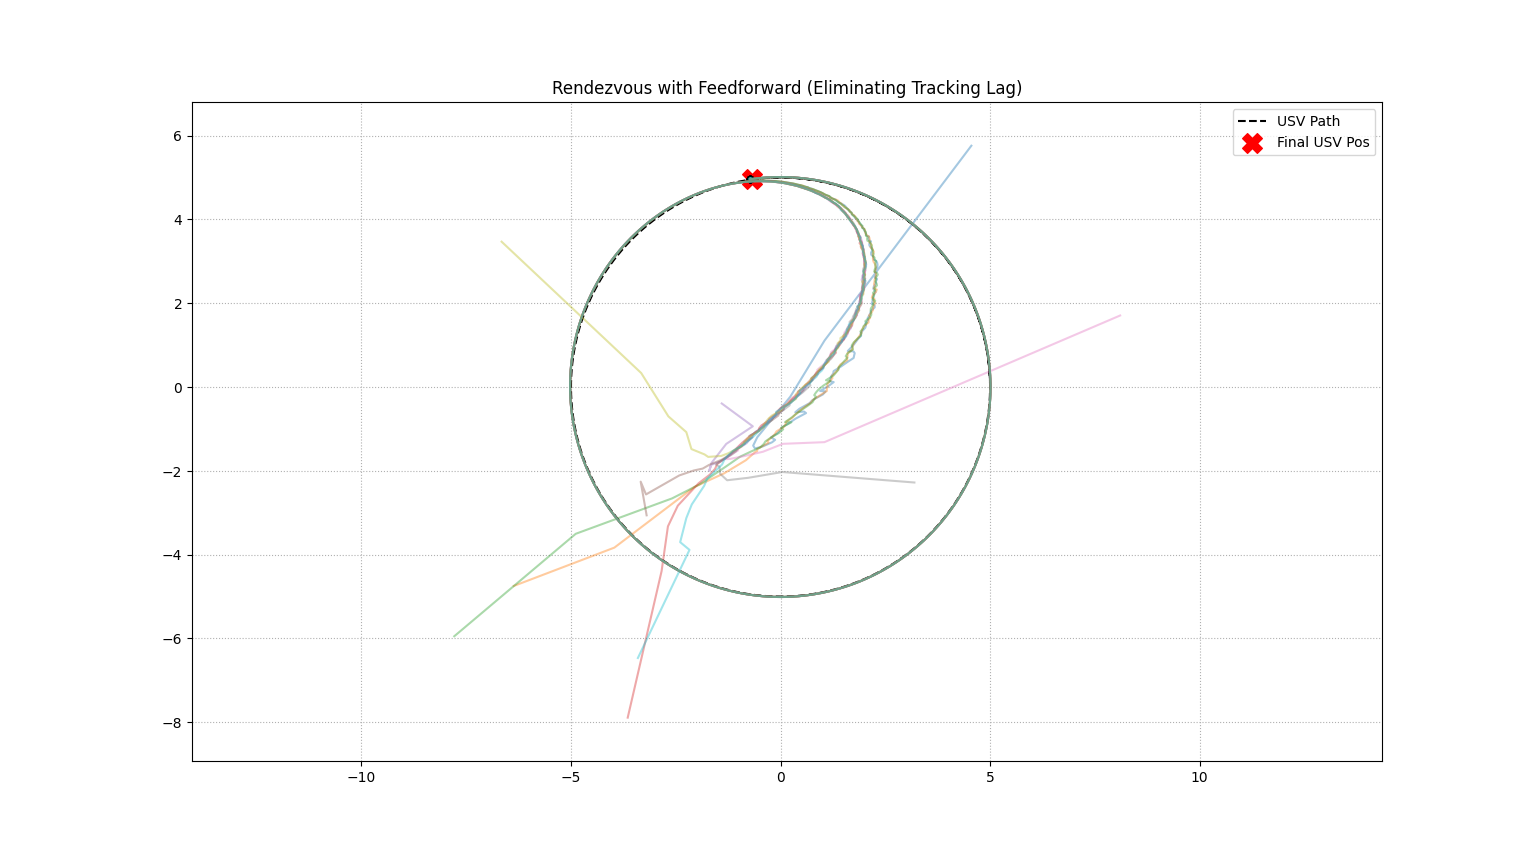

Recreate this plot in Python.
import jax
import jax.numpy as jnp
from jax import vmap, jit, random
import matplotlib.pyplot as plt

# --- Hyperparameters ---
num_agents = 10
dim = 2
dt = 0.05
num_steps = 800  # Longer simulation to show settling
comm_loss_prob = 0.4 
k_gain = 1.5      # Higher gain reduces the remaining error

# --- Initialization ---
key = random.PRNGKey(42)
key, subkey = random.split(key)
pos = random.uniform(subkey, shape=(num_agents, dim), minval=-10, maxval=10)

# Pinning: Only drones 0, 1, and 2 can see the USV
g_values = jnp.array([1.0, 1.0, 1.0] + [0.0] * (num_agents - 3))
G = jnp.diag(g_values)

@jit(static_argnums=(1,))
def get_switching_laplacian(key, num_agents):
    adj = jnp.ones((num_agents, num_agents)) - jnp.eye(num_agents)
    mask = random.bernoulli(key, p=1.0 - comm_loss_prob, shape=(num_agents, num_agents))
    adj_masked = adj * mask
    degree = jnp.diag(jnp.sum(adj_masked, axis=1))
    return degree - adj_masked

@jit
def dynamics_step(pos, leader_pos, leader_vel, L, G, dt):
    """
    Updated Dynamics: dx = leader_vel - k*(L*x + G*(x - x_leader))
    The 'leader_vel' is the feedforward term that eliminates tracking lag.
    """
    # Standard consensus + pinning
    consensus_force = -(L @ pos + G @ (pos - leader_pos))
    
    # Dynamics = Feedforward + Proportional Correction
    dx = leader_vel + k_gain * consensus_force
    return pos + dx * dt

# --- Simulation Loop ---
history, leader_history = [pos], []

for i in range(num_steps):
    key, subkey = random.split(key)
    t = i * dt
    
    # Leader Path: r=5, omega=0.2
    leader_pos = jnp.array([5 * jnp.cos(0.2 * t), 5 * jnp.sin(0.2 * t)])
    # Derivative of position = velocity (Feedforward term)
    leader_vel = jnp.array([-1.0 * jnp.sin(0.2 * t), 1.0 * jnp.cos(0.2 * t)])
    
    L = get_switching_laplacian(subkey, num_agents)
    pos = dynamics_step(pos, leader_pos, leader_vel, L, G, dt)
    
    history.append(pos)
    leader_history.append(leader_pos)

# --- Plotting ---
history = jnp.array(history)
leader_history = jnp.array(leader_history)

plt.figure(figsize=(10, 10))
plt.plot(leader_history[:, 0], leader_history[:, 1], 'k--', label="USV Path")
plt.scatter(leader_history[-1, 0], leader_history[-1, 1], c='red', marker='X', s=200, label="Final USV Pos")

for i in range(num_agents):
    plt.plot(history[:, i, 0], history[:, i, 1], alpha=0.4)
    plt.scatter(history[-1, i, 0], history[-1, i, 1], s=20, edgecolors='black')

plt.title(f"Rendezvous with Feedforward (Eliminating Tracking Lag)")
plt.legend()
plt.grid(True, linestyle=':')
plt.axis('equal')
plt.show()
